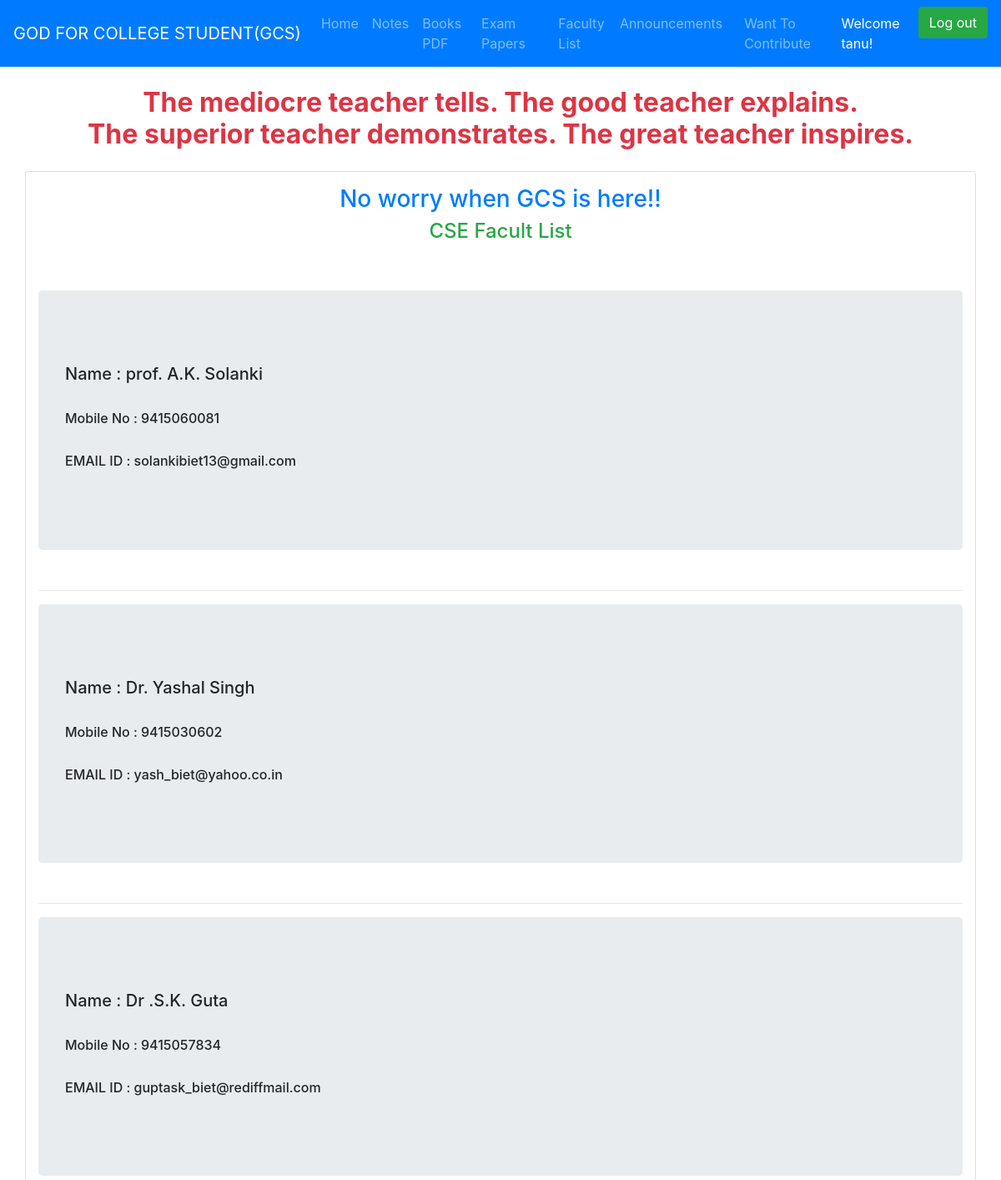
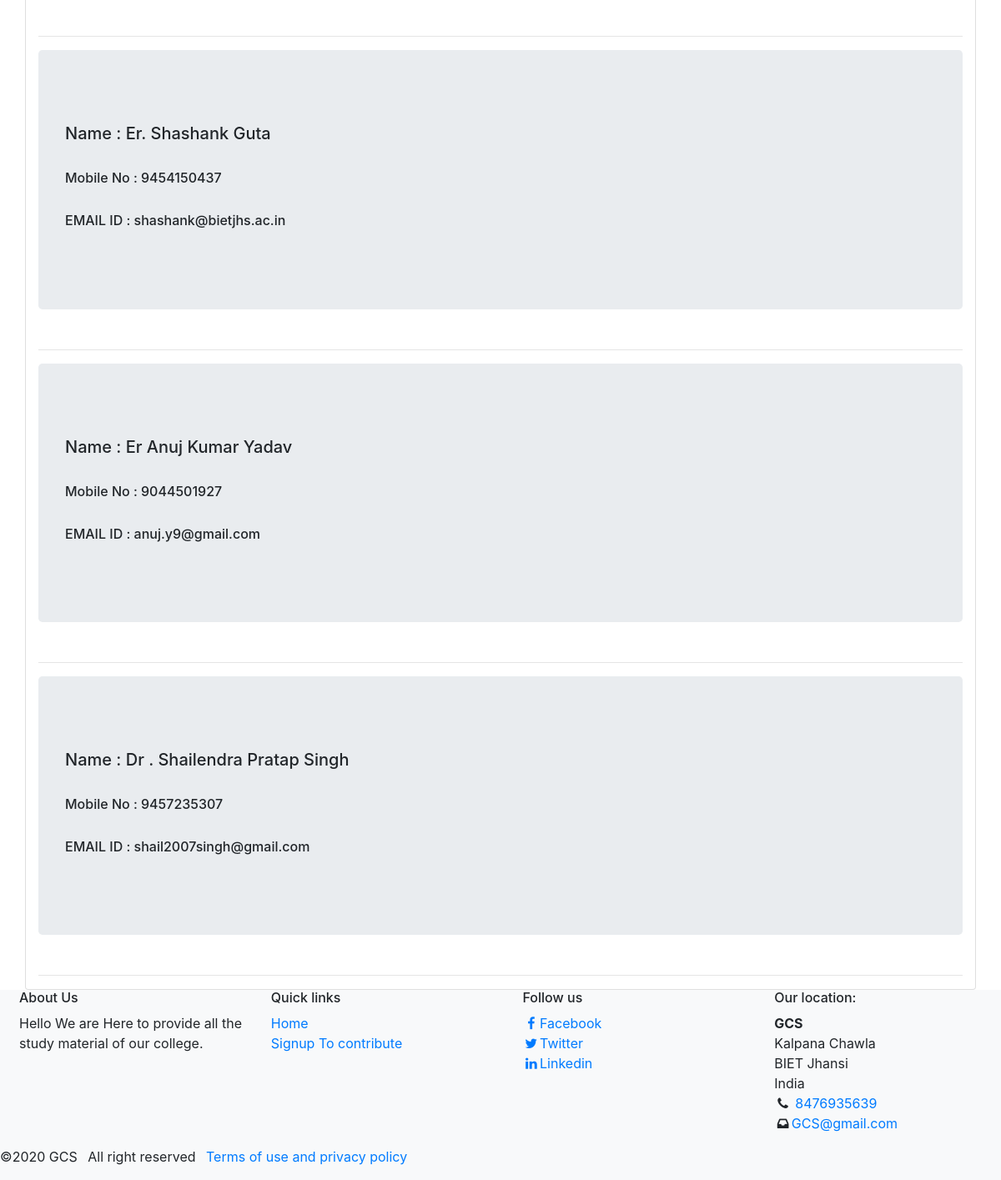
Page /faculty_list/CSE (signed in) on the committed database (2 pictures, top to bottom).
### Notes/models.py (models this page shows, shortened)
class Teacher(models.Model):
	Name=models.CharField(max_length=50)
	Department=models.CharField( max_length=20, choices=Branch_choice)
	Mobile=models.BigIntegerField()
	Email=models.EmailField(null=True)

### Notes/views.py (the view)
# urls.py: path('faculty_list/<str:branch>', views.facultylist, name='facultylist'),
def facultylist(request, branch):
	facultydetails = Teacher.objects.filter(Department=branch)
	return render(request,'Notes/faculty_list.html/',{'facultydetails':facultydetails,'branch':branch})

### Notes/templates/Notes/faculty_list.html (shortened to what this page needs)
{% extends "Notes/base.html" %}
{% load static %}
{% block content %}
<div class="text-center m-2 text-danger"><H2 class="m-4"><strong> The mediocre teacher tells. The good teacher explains.<br> The superior teacher demonstrates. The great teacher inspires.
 </strong></H2>
</div>
<div class="container card ">
	<h3 class="text-center text-primary mt-3"> No worry when GCS is here!!
	<h4 class="text-center text-success"> {{branch}} Facult List</h4>
	<br>
	<br>
	{% for faculty in facultydetails %}
	<div class="jumbotron">
	<br>
	<h5>Name : {{ faculty.Name }}</h5>
	<br>
<h6>Mobile No : {{ faculty.Mobile }}</h6>
	<br>
	<h6> EMAIL ID : {{ faculty.Email}}</h5>
	<br>
</div>
<hr>
	{% endfor %}
</div>
{% endblock content %}

### Notes/templates/Notes/base.html (shortened to what this page needs)
{% load static %}
	<!DOCTYPE html>
	<html>
	<head>
<link rel="stylesheet" type="text/css" href="{% static 'Notes/css/style.css' %}">
    <link rel="stylesheet" href="https://maxcdn.bootstrapcdn.com/bootstrap/4.0.0/css/bootstrap.min.css">
    <link rel="stylesheet" href="https://maxcdn.bootstrapcdn.com/font-awesome/4.7.0/css/font-awesome.min.css">
    <link rel="stylesheet" type="text/css" href="https://stackpath.bootstrapcdn.com/font-awesome/4.7.0/css/font-awesome.min.css">
<link rel="stylesheet" type="text/css" href="{% static 'Notes/css/style.css' %}">
	</head>
	<body>
    <body data-spy="scroll" data-target="#navScrollspy">
    	<nav class="navbar bg-primary navbar-dark navbar-expand-md ">
    		<a href="#" class="navbar-brand">GOD FOR COLLEGE STUDENT(GCS)</a>
    		<div class="collapse navbar-collapse" id="
    		navbarNav">
    		<ul class="navbar-nav" id="navScrollspy">
    			<li class="nav-item">
    				<a href="{% url 'home' %}" class="nav-link">Home</a>
    			</li>
    			<li class="nav-item">
    				<a href="{% url 'notes' %}" class="nav-link">Notes</a>
    			</li>
    			<li class="nav-item">
    				<a href="{% url 'books' %}" class="nav-link">Books PDF</a>
    			</li>
    			<li class="nav-item">
    				<a href="{% url 'papers' %}" class="nav-link">Exam Papers</a>
    			</li>
    			<li class="nav-item dropdown">
			<span class="nav-link">Faculty List</span>
    			</li>
    			<li class="nav-item">
    				<a href="{% url 'announcement' %}" class="nav-link">Announcements</a>
    			</li>
    			<li class="nav-item dropdown">
			<span class="nav-link">Want To Contribute</span>
    			</li>
{% if user.is_authenticated %}
        <li class="nav-item">
          <a href="#" class="nav-link text-white">Welcome {{user.username}}!</a>
        </li>
        <li>
        <form class="form-inline nav-item" action="{% url 'logout' %}" method="POST">
          <button type="submit" class="btn btn-success ml-2">Log out</button>
        </form>
    </li>
        {% else %}
        <li class="nav-item">
          <a class="nav-link" href="{% url 'signup' %}">Sign up</a>
        </li>
        {% endif %}
    			</ul>
    		</div></nav>
       {% block content %}
       {% endblock %}
   <footer class=" bg-light">
						<div class="continer">
							<div class="row ml-2">
                             <div class="col-12 col-sm-6 col-lg-3">
					         <h6>About Us</h6>
					         Hello We are Here to provide all the study material of our college.
					     </div>
								<div class="col-12 col-sm-6 col-lg-3">
							<h6>Quick links</h6>
							<ul class="list-unstyled">
								<li><a href="{% url 'home' %}">Home</a></li>
								<li><a href="{% url 'signup' %}">Signup To contribute</a></li>
							</ul></div>
							<div class="col-12 col-sm-6 col-lg-3">
                             <h6>Follow us</h6>
                             <ul class="list-unstyled">
								<li><a href="#"><i class="fa fa-facebook fa-fw" aria-hidden="true"></i>Facebook</a></li>
								<li><a href="#"><i class="fa fa-twitter fa-fw" aria-hidden="true"></i>Twitter</a></li>
								<li><a href="#"><i class="fa fa-linkedin fa-fw" aria-hidden="true"></i>Linkedin</a></li>
							</ul>
					</div>
					<div class="col-12 col-sm-6 col-lg-3">
						<h6>Our location:</h6>
						<address>
							<strong>GCS</strong></br>
							Kalpana Chawla<br>
							BIET Jhansi<br>
							India<br>
							<i class="fa fa-phone fa-fw" aria-hidden="true"></i>
							<span class="sr-only">Mobile</span><a href="tel:+1217363600">8476935639</a><br>
							<i class="fa fa-inbox fa-fw" aria-hidden="true"></i><span class="sr-only">Mail</span><a href="mailto:info@Cameo.com">GCS@gmail.com</a>
						</address></div></div>
						<div class="row">
							<div class="col-12 col-sm-6 col-lg-9">
						<ul class="list-inline">
							<li class="list-inline-item">&copy;2020 GCS</li>
							<li class="list-inline-item">All right reserved</li>
							<li class="list-inline-item"><a href="#" data-toggle="modal" data-target="#modal">Terms of use and privacy policy</a></li>
						</ul></div>
						</div></div></div></div></footer>
	</body>
	</html>

### Notes/static/Notes/css/style.css (style rules this page uses)
html,body { height: 100% }
.dropdown { position: relative; display: inline-block; margin-left: 10px; float: left; }

### rows in the picture
Teacher: Name "prof. A.K. Solanki", Mobile "9415060081", Email "solankibiet13@gmail.com"
Teacher: Name "Dr. Yashal Singh", Mobile "9415030602", Email "yash_biet@yahoo.co.in"
Teacher: Name "Dr .S.K. Guta", Mobile "9415057834", Email "guptask_biet@rediffmail.com"
Teacher: Name "Er. Shashank Guta", Mobile "9454150437", Email "shashank@bietjhs.ac.in"
Teacher: Name "Er Anuj Kumar Yadav", Mobile "9044501927", Email "anuj.y9@gmail.com"
Teacher: Name "Dr . Shailendra Pratap Singh", Mobile "9457235307", Email "shail2007singh@gmail.com"

### other values in the picture
{{ user.username }} "tanu"
{{ branch }} "CSE"
